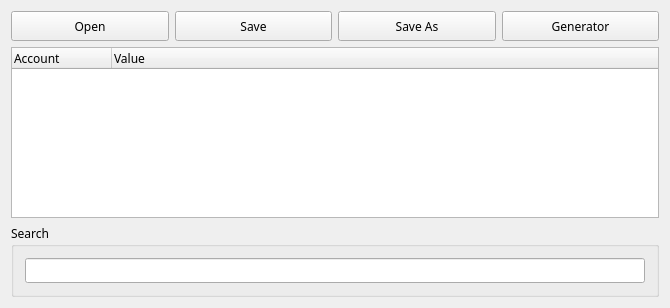
<?xml version="1.0" encoding="UTF-8"?>
<ui version="4.0">
 <class>MainWindow</class>
 <widget class="QMainWindow" name="MainWindow">
  <property name="geometry">
   <rect>
    <x>0</x>
    <y>0</y>
    <width>670</width>
    <height>308</height>
   </rect>
  </property>
  <property name="windowTitle">
   <string>LSPM</string>
  </property>
  <property name="windowIcon">
   <iconset theme="./Icon.png">
    <normaloff>.</normaloff>.</iconset>
  </property>
  <widget class="QWidget" name="centralWidget">
   <layout class="QGridLayout" name="gridLayout">
    <item row="0" column="0">
     <layout class="QVBoxLayout" name="verticalLayout" stretch="0,0">
      <item>
       <layout class="QHBoxLayout" name="buttonHLayout">
        <item>
         <widget class="QPushButton" name="openButton">
          <property name="minimumSize">
           <size>
            <width>0</width>
            <height>30</height>
           </size>
          </property>
          <property name="font">
           <font>
            <family>Menlo</family>
           </font>
          </property>
          <property name="text">
           <string>Open</string>
          </property>
         </widget>
        </item>
        <item>
         <widget class="QPushButton" name="saveButton">
          <property name="minimumSize">
           <size>
            <width>0</width>
            <height>30</height>
           </size>
          </property>
          <property name="font">
           <font>
            <family>Menlo</family>
           </font>
          </property>
          <property name="text">
           <string>Save</string>
          </property>
         </widget>
        </item>
        <item>
         <widget class="QPushButton" name="saveAsButton">
          <property name="minimumSize">
           <size>
            <width>0</width>
            <height>30</height>
           </size>
          </property>
          <property name="font">
           <font>
            <family>Menlo</family>
           </font>
          </property>
          <property name="text">
           <string>Save As</string>
          </property>
         </widget>
        </item>
        <item>
         <widget class="QPushButton" name="generatorButton">
          <property name="minimumSize">
           <size>
            <width>0</width>
            <height>30</height>
           </size>
          </property>
          <property name="font">
           <font>
            <family>Menlo</family>
           </font>
          </property>
          <property name="text">
           <string>Generator</string>
          </property>
         </widget>
        </item>
       </layout>
      </item>
      <item>
       <widget class="QTreeWidget" name="accountTree">
        <property name="font">
         <font>
          <family>Menlo</family>
         </font>
        </property>
        <property name="contextMenuPolicy">
         <enum>Qt::CustomContextMenu</enum>
        </property>
        <property name="alternatingRowColors">
         <bool>false</bool>
        </property>
        <property name="selectionMode">
         <enum>QAbstractItemView::ContiguousSelection</enum>
        </property>
        <property name="autoExpandDelay">
         <number>-1</number>
        </property>
        <property name="rootIsDecorated">
         <bool>true</bool>
        </property>
        <property name="uniformRowHeights">
         <bool>false</bool>
        </property>
        <property name="animated">
         <bool>true</bool>
        </property>
        <property name="headerHidden">
         <bool>false</bool>
        </property>
        <column>
         <property name="text">
          <string>Account</string>
         </property>
        </column>
        <column>
         <property name="text">
          <string>Value</string>
         </property>
        </column>
       </widget>
      </item>
     </layout>
    </item>
    <item row="1" column="0">
     <widget class="QGroupBox" name="groupBox">
      <property name="font">
       <font>
        <family>Menlo</family>
       </font>
      </property>
      <property name="title">
       <string>Search</string>
      </property>
      <layout class="QVBoxLayout" name="verticalLayout_2">
       <item>
        <widget class="QLineEdit" name="searchBar">
         <property name="minimumSize">
          <size>
           <width>0</width>
           <height>25</height>
          </size>
         </property>
         <property name="font">
          <font>
           <family>Menlo</family>
           <pointsize>10</pointsize>
          </font>
         </property>
         <property name="text">
          <string/>
         </property>
         <property name="placeholderText">
          <string/>
         </property>
        </widget>
       </item>
      </layout>
     </widget>
    </item>
   </layout>
  </widget>
 </widget>
 <layoutdefault spacing="6" margin="11"/>
 <resources/>
 <connections/>
</ui>
